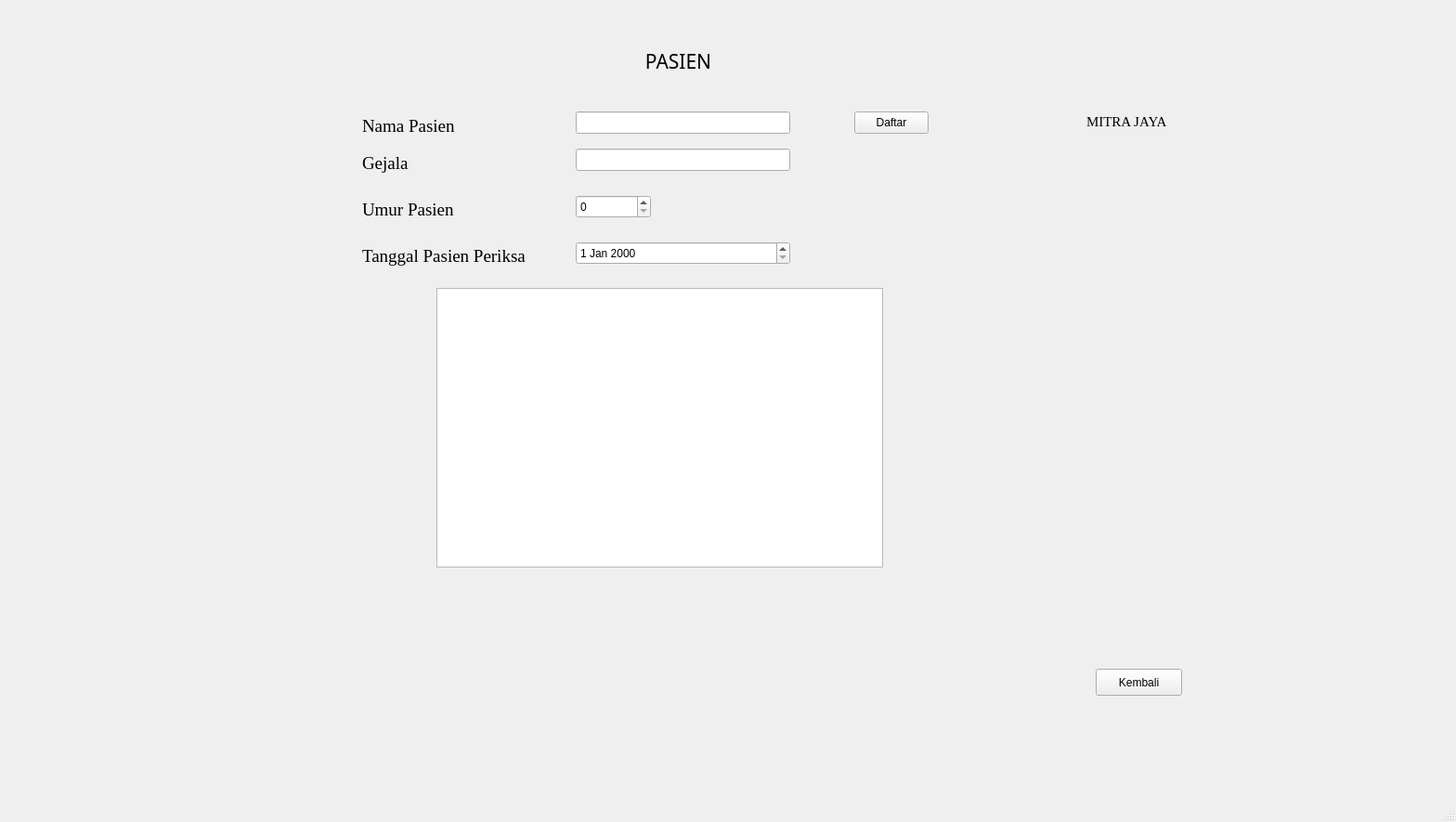
<?xml version="1.0" encoding="UTF-8"?>
<ui version="4.0">
 <class>PasienWindow</class>
 <widget class="QMainWindow" name="PasienWindow">
  <property name="geometry">
   <rect>
    <x>0</x>
    <y>0</y>
    <width>1568</width>
    <height>885</height>
   </rect>
  </property>
  <property name="windowTitle">
   <string>MainWindow</string>
  </property>
  <widget class="QWidget" name="centralwidget">
   <widget class="QLineEdit" name="namaLineEdit">
    <property name="geometry">
     <rect>
      <x>620</x>
      <y>120</y>
      <width>231</width>
      <height>24</height>
     </rect>
    </property>
   </widget>
   <widget class="QDateEdit" name="tanggalMasukDateEdit">
    <property name="geometry">
     <rect>
      <x>620</x>
      <y>260</y>
      <width>231</width>
      <height>25</height>
     </rect>
    </property>
   </widget>
   <widget class="QPushButton" name="pushButtonTambah">
    <property name="geometry">
     <rect>
      <x>920</x>
      <y>120</y>
      <width>80</width>
      <height>24</height>
     </rect>
    </property>
    <property name="text">
     <string>Daftar</string>
    </property>
   </widget>
   <widget class="QLabel" name="label_2">
    <property name="geometry">
     <rect>
      <x>390</x>
      <y>120</y>
      <width>121</width>
      <height>31</height>
     </rect>
    </property>
    <property name="font">
     <font>
      <family>Times New Roman</family>
      <pointsize>14</pointsize>
     </font>
    </property>
    <property name="text">
     <string>Nama Pasien</string>
    </property>
    <property name="alignment">
     <set>Qt::AlignLeading|Qt::AlignLeft|Qt::AlignVCenter</set>
    </property>
   </widget>
   <widget class="QTableView" name="tableView">
    <property name="geometry">
     <rect>
      <x>470</x>
      <y>310</y>
      <width>481</width>
      <height>301</height>
     </rect>
    </property>
   </widget>
   <widget class="QLabel" name="label">
    <property name="geometry">
     <rect>
      <x>680</x>
      <y>30</y>
      <width>101</width>
      <height>71</height>
     </rect>
    </property>
    <property name="font">
     <font>
      <family>STKaiti</family>
      <pointsize>16</pointsize>
     </font>
    </property>
    <property name="text">
     <string>PASIEN</string>
    </property>
    <property name="alignment">
     <set>Qt::AlignCenter</set>
    </property>
   </widget>
   <widget class="QLabel" name="label_3">
    <property name="geometry">
     <rect>
      <x>390</x>
      <y>210</y>
      <width>121</width>
      <height>31</height>
     </rect>
    </property>
    <property name="font">
     <font>
      <family>Times New Roman</family>
      <pointsize>14</pointsize>
     </font>
    </property>
    <property name="text">
     <string>Umur Pasien</string>
    </property>
    <property name="alignment">
     <set>Qt::AlignLeading|Qt::AlignLeft|Qt::AlignVCenter</set>
    </property>
   </widget>
   <widget class="QLabel" name="label_4">
    <property name="geometry">
     <rect>
      <x>390</x>
      <y>260</y>
      <width>211</width>
      <height>31</height>
     </rect>
    </property>
    <property name="font">
     <font>
      <family>Times New Roman</family>
      <pointsize>14</pointsize>
     </font>
    </property>
    <property name="text">
     <string>Tanggal Pasien Periksa</string>
    </property>
    <property name="alignment">
     <set>Qt::AlignLeading|Qt::AlignLeft|Qt::AlignVCenter</set>
    </property>
   </widget>
   <widget class="QSpinBox" name="umurSpinBox">
    <property name="geometry">
     <rect>
      <x>620</x>
      <y>210</y>
      <width>81</width>
      <height>25</height>
     </rect>
    </property>
   </widget>
   <widget class="QPushButton" name="pushButton">
    <property name="geometry">
     <rect>
      <x>1180</x>
      <y>720</y>
      <width>93</width>
      <height>29</height>
     </rect>
    </property>
    <property name="text">
     <string>Kembali</string>
    </property>
   </widget>
   <widget class="QLabel" name="label_6">
    <property name="geometry">
     <rect>
      <x>390</x>
      <y>160</y>
      <width>121</width>
      <height>31</height>
     </rect>
    </property>
    <property name="font">
     <font>
      <family>Times New Roman</family>
      <pointsize>14</pointsize>
     </font>
    </property>
    <property name="text">
     <string>Gejala</string>
    </property>
    <property name="alignment">
     <set>Qt::AlignLeading|Qt::AlignLeft|Qt::AlignVCenter</set>
    </property>
   </widget>
   <widget class="QLineEdit" name="gejalaLineEdit">
    <property name="geometry">
     <rect>
      <x>620</x>
      <y>160</y>
      <width>231</width>
      <height>24</height>
     </rect>
    </property>
   </widget>
   <widget class="QLabel" name="label_7">
    <property name="geometry">
     <rect>
      <x>-10</x>
      <y>0</y>
      <width>1591</width>
      <height>831</height>
     </rect>
    </property>
    <property name="text">
     <string/>
    </property>
    <property name="pixmap">
     <pixmap>E:/tubessda/bcrumahsakit.jpg</pixmap>
    </property>
    <property name="scaledContents">
     <bool>true</bool>
    </property>
   </widget>
   <widget class="QLabel" name="label_8">
    <property name="geometry">
     <rect>
      <x>1180</x>
      <y>30</y>
      <width>81</width>
      <height>81</height>
     </rect>
    </property>
    <property name="text">
     <string/>
    </property>
    <property name="pixmap">
     <pixmap>E:/tubessda/logo.png</pixmap>
    </property>
    <property name="scaledContents">
     <bool>true</bool>
    </property>
    <property name="alignment">
     <set>Qt::AlignLeading|Qt::AlignLeft|Qt::AlignVCenter</set>
    </property>
   </widget>
   <widget class="QLabel" name="label_5">
    <property name="geometry">
     <rect>
      <x>630</x>
      <y>-70</y>
      <width>191</width>
      <height>271</height>
     </rect>
    </property>
    <property name="text">
     <string/>
    </property>
    <property name="pixmap">
     <pixmap>E:/tubessda/lataradmin.png</pixmap>
    </property>
    <property name="scaledContents">
     <bool>true</bool>
    </property>
   </widget>
   <widget class="QLabel" name="label_9">
    <property name="geometry">
     <rect>
      <x>1170</x>
      <y>120</y>
      <width>101</width>
      <height>21</height>
     </rect>
    </property>
    <property name="font">
     <font>
      <family>Times New Roman</family>
      <pointsize>11</pointsize>
     </font>
    </property>
    <property name="text">
     <string>MITRA JAYA</string>
    </property>
   </widget>
   <zorder>label_7</zorder>
   <zorder>label_5</zorder>
   <zorder>namaLineEdit</zorder>
   <zorder>tanggalMasukDateEdit</zorder>
   <zorder>pushButtonTambah</zorder>
   <zorder>label_2</zorder>
   <zorder>tableView</zorder>
   <zorder>label</zorder>
   <zorder>label_3</zorder>
   <zorder>label_4</zorder>
   <zorder>umurSpinBox</zorder>
   <zorder>pushButton</zorder>
   <zorder>label_6</zorder>
   <zorder>gejalaLineEdit</zorder>
   <zorder>label_8</zorder>
   <zorder>label_9</zorder>
  </widget>
  <widget class="QMenuBar" name="menubar">
   <property name="geometry">
    <rect>
     <x>0</x>
     <y>0</y>
     <width>1568</width>
     <height>26</height>
    </rect>
   </property>
  </widget>
  <widget class="QStatusBar" name="statusbar"/>
 </widget>
 <resources/>
 <connections/>
</ui>
